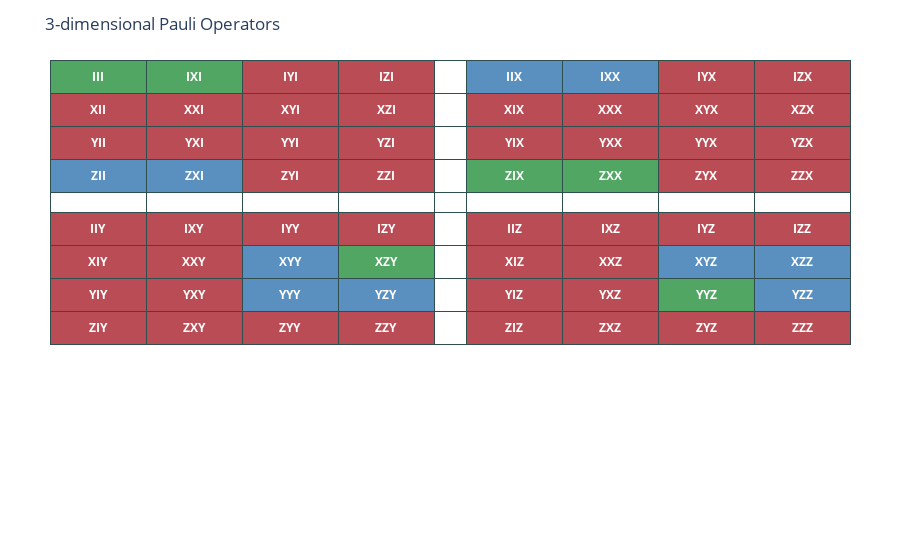

Notebook cell for this chart:
### Code cell
draw_3_dim_paulis_with_value_assignment(value_assigment_3_1_ex_1)

### Figure 1 — Plotly figure (JSON) as saved in the notebook; plotly's stock layout.template omitted (floating-point values rounded to 4 significant figures)
{"data": [{"cells": {"align": ["center"], "fill": {"color": [["#BA4C55", "#BA4C55", "#5A90BF", "white", "#BA4C55", "#BA4C55", "#BA4C55", "#BA4C55"], ["#BA4C55", "#BA4C55", "#5A90BF", "white", "#BA4C55", "#BA4C55", "#BA4C55", "#BA4C55"], ["#BA4C55", "#BA4C55", "#BA4C55", "white", "#BA4C55", "#5A90BF", "#5A90BF", "#BA4C55"], ["#BA4C55", "#BA4C55", "#BA4C55", "white", "#BA4C55", "#51A664", "#5A90BF", "#BA4C55"], ["white", "white", "white", "white", "white", "white", "white", "white"], ["#BA4C55", "#BA4C55", "#51A664", "white", "#BA4C55", "#BA4C55", "#BA4C55", "#BA4C55"], ["#BA4C55", "#BA4C55", "#51A664", "white", "#BA4C55", "#BA4C55", "#BA4C55", "#BA4C55"], ["#BA4C55", "#BA4C55", "#BA4C55", "white", "#BA4C55", "#5A90BF", "#51A664", "#BA4C55"], ["#BA4C55", "#BA4C55", "#BA4C55", "white", "#BA4C55", "#5A90BF", "#5A90BF", "#BA4C55"]]}, "font": {"color": "white", "size": 12}, "line": {"color": ["darkslategray"]}, "values": [["<b>XII</b>", "<b>YII</b>", "<b>ZII</b>", "<b></b>", "<b>IIY</b>", "<b>XIY</b>", "<b>YIY</b>", "<b>ZIY</b>"], ["<b>XXI</b>", "<b>YXI</b>", "<b>ZXI</b>", "<b></b>", "<b>IXY</b>", "<b>XXY</b>", "<b>YXY</b>", "<b>ZXY</b>"], ["<b>XYI</b>", "<b>YYI</b>", "<b>ZYI</b>", "<b></b>", "<b>IYY</b>", "<b>XYY</b>", "<b>YYY</b>", "<b>ZYY</b>"], ["<b>XZI</b>", "<b>YZI</b>", "<b>ZZI</b>", "<b></b>", "<b>IZY</b>", "<b>XZY</b>", "<b>YZY</b>", "<b>ZZY</b>"], ["<b></b>", "<b></b>", "<b></b>", "<b></b>", "<b></b>", "<b></b>", "<b></b>", "<b></b>"], ["<b>XIX</b>", "<b>YIX</b>", "<b>ZIX</b>", "<b></b>", "<b>IIZ</b>", "<b>XIZ</b>", "<b>YIZ</b>", "<b>ZIZ</b>"], ["<b>XXX</b>", "<b>YXX</b>", "<b>ZXX</b>", "<b></b>", "<b>IXZ</b>", "<b>XXZ</b>", "<b>YXZ</b>", "<b>ZXZ</b>"], ["<b>XYX</b>", "<b>YYX</b>", "<b>ZYX</b>", "<b></b>", "<b>IYZ</b>", "<b>XYZ</b>", "<b>YYZ</b>", "<b>ZYZ</b>"], ["<b>XZX</b>", "<b>YZX</b>", "<b>ZZX</b>", "<b></b>", "<b>IZZ</b>", "<b>XZZ</b>", "<b>YZZ</b>", "<b>ZZZ</b>"]]}, "columnwidth": [3, 3, 3, 3, 1, 3, 3, 3, 3], "header": {"align": ["center"], "fill": {"color": ["#51A664", "#51A664", "#BA4C55", "#BA4C55", "white", "#5A90BF", "#5A90BF", "#BA4C55", "#BA4C55"]}, "font": {"color": "white", "size": 12}, "line": {"color": "darkslategray"}, "values": ["<b>III</b>", "<b>IXI</b>", "<b>IYI</b>", "<b>IZI</b>", "<b></b>", "<b>IIX</b>", "<b>IXX</b>", "<b>IYX</b>", "<b>IZX</b>"]}, "type": "table"}], "layout": {"margin": {"b": 50, "l": 50, "r": 50, "t": 60}, "showlegend": false, "title": {"text": "3-dimensional Pauli Operators"}}}
